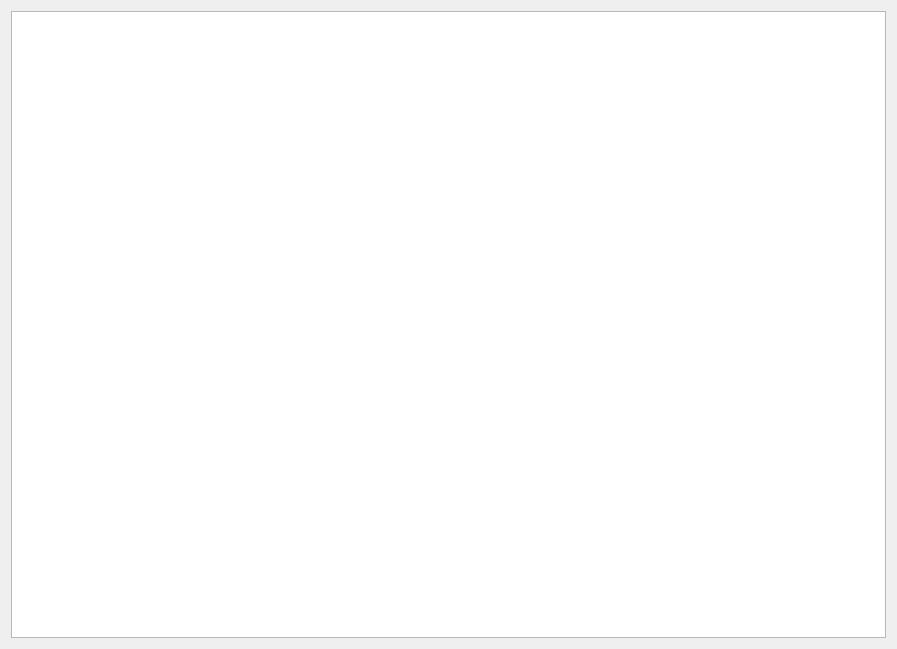
<?xml version="1.0" encoding="UTF-8"?>
<ui version="4.0">
 <class>Help</class>
 <widget class="QDialog" name="Help">
  <property name="geometry">
   <rect>
    <x>0</x>
    <y>0</y>
    <width>897</width>
    <height>649</height>
   </rect>
  </property>
  <property name="windowTitle">
   <string>Profiles Settings Help</string>
  </property>
  <layout class="QVBoxLayout" name="verticalLayout">
   <item>
    <widget class="QTextBrowser" name="TxtHelp">
     <property name="html">
      <string>&lt;!DOCTYPE HTML PUBLIC &quot;-//W3C//DTD HTML 4.0//EN&quot; &quot;http://www.w3.org/TR/REC-html40/strict.dtd&quot;&gt;
&lt;html&gt;&lt;head&gt;&lt;meta name=&quot;qrichtext&quot; content=&quot;1&quot; /&gt;&lt;style type=&quot;text/css&quot;&gt;
p, li { white-space: pre-wrap; }
&lt;/style&gt;&lt;/head&gt;&lt;body style=&quot; font-family:'MS Shell Dlg 2'; font-size:7.8pt; font-weight:400; font-style:normal;&quot;&gt;
&lt;p style=&quot; margin-top:0px; margin-bottom:0px; margin-left:0px; margin-right:0px; -qt-block-indent:0; text-indent:0px;&quot;&gt;&lt;img src=&quot;:/profile/profilesHelp2.png&quot; /&gt;&lt;/p&gt;&lt;/body&gt;&lt;/html&gt;</string>
     </property>
    </widget>
   </item>
  </layout>
 </widget>
 <resources>
  <include location="help.qrc"/>
 </resources>
 <connections/>
</ui>
